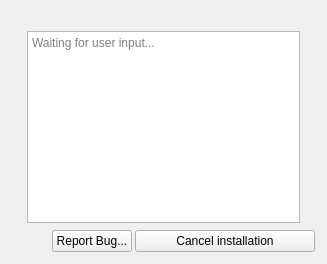
           <widget class="QWidget" name="installing">
            <layout class="QGridLayout" name="gridLayout_7">
             <item row="2" column="0" colspan="3">
              <layout class="QHBoxLayout" name="horizontalLayout_5">
               <property name="spacing">
                <number>3</number>
               </property>
               <property name="leftMargin">
                <number>1</number>
               </property>
               <property name="topMargin">
                <number>1</number>
               </property>
               <property name="rightMargin">
                <number>1</number>
               </property>
               <property name="bottomMargin">
                <number>1</number>
               </property>
               <item>
                <spacer name="horizontalSpacer_4">
                 <property name="orientation">
                  <enum>Qt::Horizontal</enum>
                 </property>
                 <property name="sizeHint" stdset="0">
                  <size>
                   <width>40</width>
                   <height>20</height>
                  </size>
                 </property>
                </spacer>
               </item>
               <item>
                <widget class="QPushButton" name="githubButton">
                 <property name="sizePolicy">
                  <sizepolicy hsizetype="Minimum" vsizetype="Fixed">
                   <horstretch>0</horstretch>
                   <verstretch>0</verstretch>
                  </sizepolicy>
                 </property>
                 <property name="maximumSize">
                  <size>
                   <width>16777215</width>
                   <height>16777215</height>
                  </size>
                 </property>
                 <property name="text">
                  <string>Report Bug...</string>
                 </property>
                 <property name="icon">
                  <iconset theme="tools-report-bug">
                   <normaloff>.</normaloff>.</iconset>
                 </property>
                 <property name="checkable">
                  <bool>false</bool>
                 </property>
                 <property name="default">
                  <bool>false</bool>
                 </property>
                 <property name="flat">
                  <bool>false</bool>
                 </property>
                </widget>
               </item>
               <item>
                <widget class="QPushButton" name="cancelButton">
                 <property name="enabled">
                  <bool>true</bool>
                 </property>
                 <property name="sizePolicy">
                  <sizepolicy hsizetype="Minimum" vsizetype="Fixed">
                   <horstretch>0</horstretch>
                   <verstretch>0</verstretch>
                  </sizepolicy>
                 </property>
                 <property name="minimumSize">
                  <size>
                   <width>180</width>
                   <height>0</height>
                  </size>
                 </property>
                 <property name="maximumSize">
                  <size>
                   <width>16777215</width>
                   <height>16777215</height>
                  </size>
                 </property>
                 <property name="text">
                  <string>Cancel installation</string>
                 </property>
                 <property name="icon">
                  <iconset theme="dialog-cancel">
                   <normaloff>.</normaloff>.</iconset>
                 </property>
                 <property name="flat">
                  <bool>false</bool>
                 </property>
                </widget>
               </item>
              </layout>
             </item>
             <item row="0" column="1">
              <spacer name="horizontalSpacer_17">
               <property name="orientation">
                <enum>Qt::Horizontal</enum>
               </property>
               <property name="sizeHint" stdset="0">
                <size>
                 <width>40</width>
                 <height>20</height>
                </size>
               </property>
              </spacer>
             </item>
             <item row="1" column="1">
              <widget class="QTextEdit" name="textOutput">
               <property name="enabled">
                <bool>true</bool>
               </property>
               <property name="sizePolicy">
                <sizepolicy hsizetype="Expanding" vsizetype="Expanding">
                 <horstretch>0</horstretch>
                 <verstretch>0</verstretch>
                </sizepolicy>
               </property>
               <property name="frameShape">
                <enum>QFrame::StyledPanel</enum>
               </property>
               <property name="frameShadow">
                <enum>QFrame::Sunken</enum>
               </property>
               <property name="readOnly">
                <bool>true</bool>
               </property>
               <property name="placeholderText">
                <string>Waiting for user input...</string>
               </property>
              </widget>
             </item>
             <item row="1" column="0">
              <spacer name="horizontalSpacer_19">
               <property name="orientation">
                <enum>Qt::Horizontal</enum>
               </property>
               <property name="sizeType">
                <enum>QSizePolicy::Preferred</enum>
               </property>
               <property name="sizeHint" stdset="0">
                <size>
                 <width>10</width>
                 <height>10</height>
                </size>
               </property>
              </spacer>
             </item>
             <item row="1" column="2">
              <spacer name="horizontalSpacer_18">
               <property name="orientation">
                <enum>Qt::Horizontal</enum>
               </property>
               <property name="sizeType">
                <enum>QSizePolicy::Preferred</enum>
               </property>
               <property name="sizeHint" stdset="0">
                <size>
                 <width>10</width>
                 <height>10</height>
                </size>
               </property>
              </spacer>
             </item>
            </layout>
           </widget>
